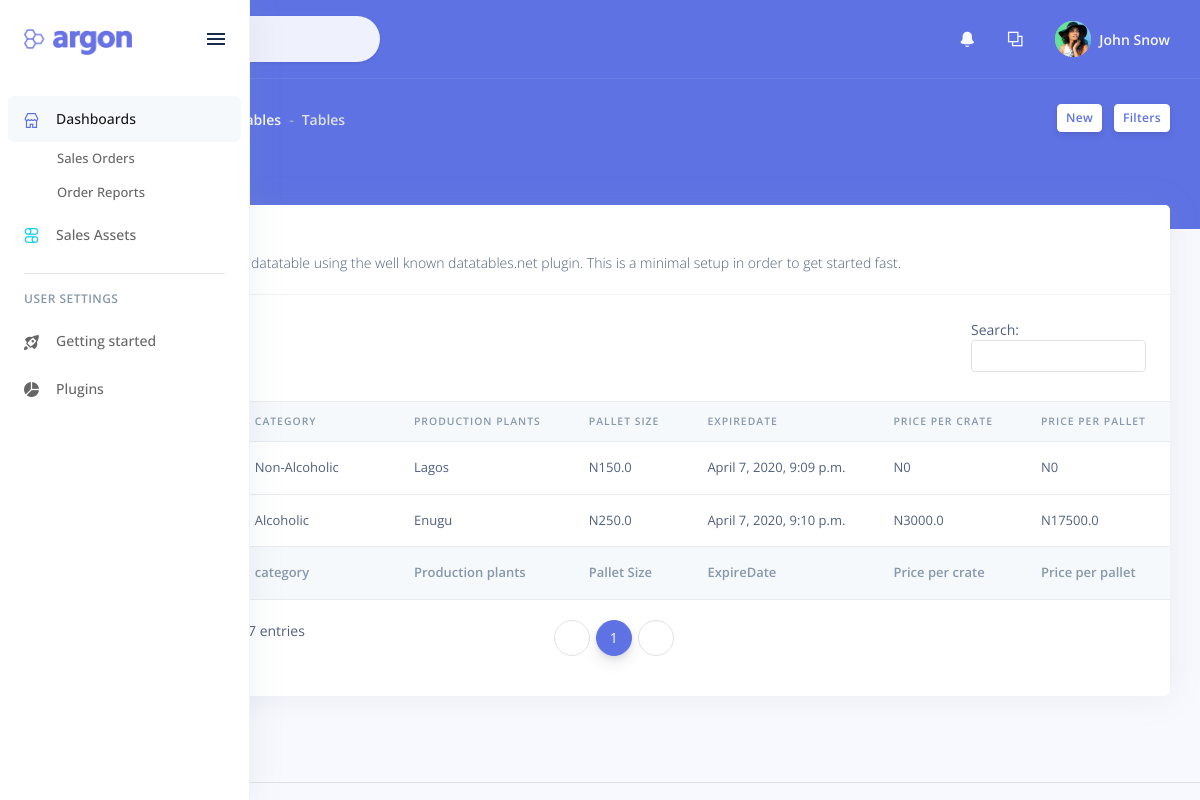
Before: /product/ with the older database file.
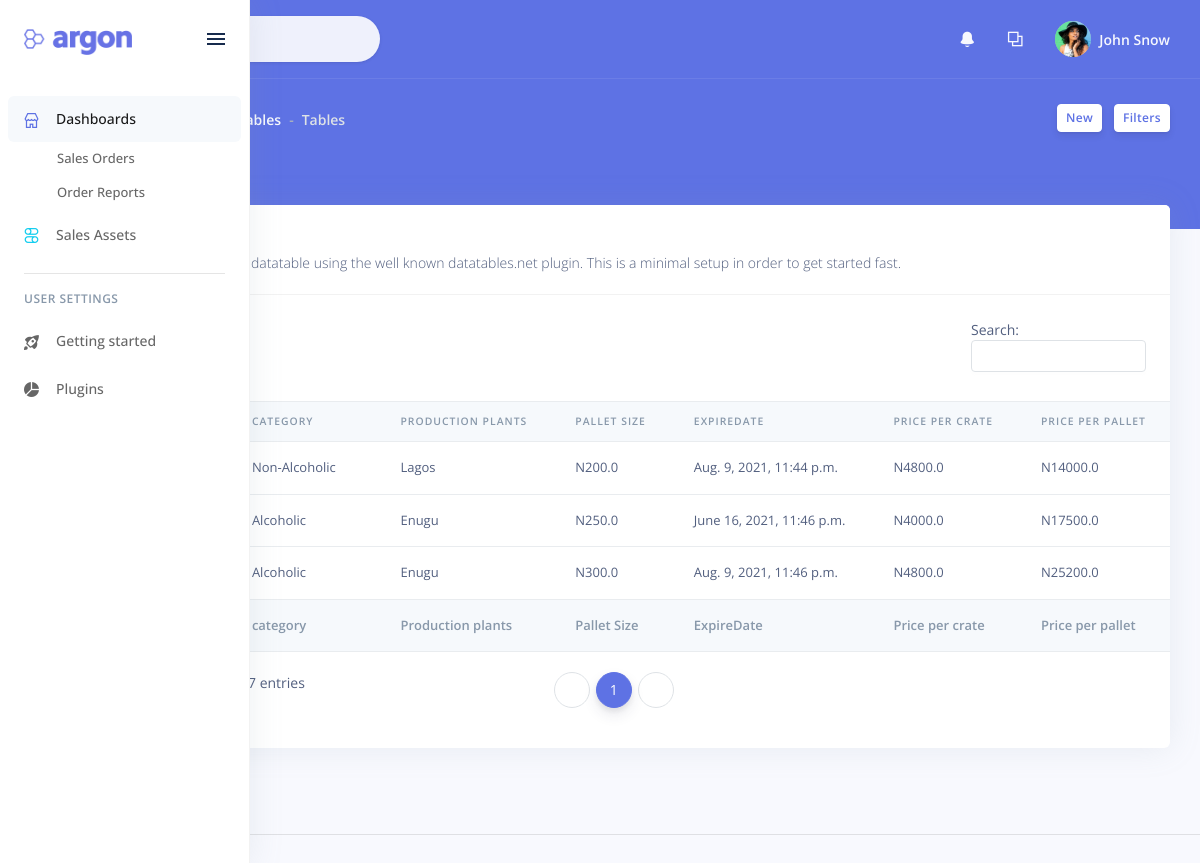
After: the same page with the newer database file.
### reports/models.py (models this page shows, shortened)
class Product(models.Model):
    CATEGORY = (
        ('Non-Alcoholic', 'Non-Alcholic'),
        ('Alcoholic', 'Alcholic'),
    )
    product_id = models.CharField(null=True, blank=True, max_length=50)
    name = models.CharField(max_length=200, null=True)
    production_plant = models.CharField(max_length=200, null=True)
    price = models.FloatField(null=True)
    category = models.CharField(max_length=200, null=True, choices=CATEGORY)
    description = models.CharField(max_length=200, null=True)
    carton_size = models.IntegerField(blank=True, null=True)
    pallet_size = models.IntegerField(blank=True, null=True)
    date_created = models.DateTimeField(auto_now_add=True, null=True)
    expire_date = models.DateTimeField(auto_now_add=False, null=True)
    tags = models.ManyToManyField(Tag)
    class Meta:
        verbose_name = 'Product'
        verbose_name_plural = 'Products'
    @property
    def carton_prize(self):
        if self.carton_size:
            return product_size_price_calculator(self.price, self.carton_size)
        return "0"
    @property
    def pallet_prize(self):
        if self.pallet_size:
            return product_size_price_calculator(self.price, self.pallet_size)
        return "0"

### reports/views.py (the view)
# urls.py: path('product/', views.product_list, name='product_list'),
def product_list(request):
    products = Product.objects.all()
    return render(request, "reports/product_list.html", {'products': products})

### reports/models.py (called while the page is built)
def product_size_price_calculator(price, quantity):
    total_price = float(price)*float(quantity)
    return total_price

### reports/templates/reports/product_list.html (shortened to what the changed rows need)
{% extends 'layout.html' %}
{% block content %}
<div class="container-fluid mt--4">
    <div class="row">
        <div class="col">
            <div class="card">
                <div class="table-responsive py-4">
                    <div id="datatable-basic_wrapper" class="dataTables_wrapper dt-bootstrap4">
                        <div class="row">
                            <div class="col-sm-12">
                                <table class="table table-flush dataTable" id="datatable-basic" role="grid" aria-describedby="datatable-basic_info">
                                    <thead class="thead-light">
                                        <tr role="row">
                                            <th class="sorting_asc" tabindex="0" aria-controls="datatable-basic" rowspan="1" colspan="1" aria-sort="ascending" aria-label="Name: activate to sort column descending" style="width: 166px;">
                                            </th>
                                            <th class="sorting" tabindex="0" aria-controls="datatable-basic" rowspan="1" colspan="1" aria-label="category: activate to sort column ascending" style="width: 258px;">
                                                category
                                            </th>
                                            <th class="sorting" tabindex="0" aria-controls="datatable-basic" rowspan="1" colspan="1" aria-label="Production plants: activate to sort column ascending" style="width: 124px;">
                                                Production plants
                                            </th>
                                            <th class="sorting" tabindex="0" aria-controls="datatable-basic" rowspan="1" colspan="1" aria-label="Pallet Size: activate to sort column ascending" style="width: 52px;">
                                                Pallet Size
                                            </th>
                                            <th class="sorting" tabindex="0" aria-controls="datatable-basic" rowspan="1" colspan="1" aria-label="ExpireDate: activate to sort column ascending" style="width: 115px;">
                                                ExpireDate
                                            </th>
                                            <th class="sorting" tabindex="0" aria-controls="datatable-basic" rowspan="1" colspan="1" aria-label="Price per crate: activate to sort column ascending" style="width: 102px;">
                                                Price per crate
                                            </th>
                                            <th class="sorting" tabindex="0" aria-controls="datatable-basic" rowspan="1" colspan="1" aria-label="Price per pallet: activate to sort column ascending" style="width: 102px;">
                                                Price per pallet
                                            </th>
                                        </tr>
                                    </thead>
                                    <tfoot class="thead-light">
                                    <tr><th rowspan="1" colspan="1">Name</th><th rowspan="1" colspan="1">category</th><th rowspan="1" colspan="1">Production plants</th><th rowspan="1" colspan="1">Pallet Size</th><th rowspan="1" colspan="1">ExpireDate</th><th rowspan="1" colspan="1">Price per crate</th><th rowspan="1" colspan="1">Price per pallet</th></tr>
                                    </tfoot>
                                    <tbody>
                                        {% for product in products %}
                                            <tr role="row" class="odd">
                                                <td class="sorting_1">{{product.name}}</td>
                                                <td>{{product.category}}</td>
                                                <td>{{product.production_plant}}</td>
                                                <td>N{{product.price}}</td>
                                                <td>{{product.expire_date}}</td>
                                                <td>N{{product.carton_prize}}</td>
                                                <td>N{{product.pallet_prize}}</td>
                                            </tr>
                                        {% endfor %}
                                    </tbody>
                                </table>
                            </div>
                        </div>
                    </div>
                </div>
            </div>
        </div>
    </div>
</div>
<br>
{% endblock content %}

Changed rows visible on the page:
changed Product "Non-Alcoholic": price "150.0" → "200.0"; expire_date "April 7, 2020, 9:09 p.m." → "Aug. 9, 2021, 11:44 p.m."; carton_prize "0" → "4800.0"; pallet_prize "0" → "14000.0"
changed Product: expire_date "April 7, 2020, 9:10 p.m." → "June 16, 2021, 11:46 p.m."; carton_prize "3000.0" → "4000.0"
added Product: category "Alcoholic", production_plant "Enugu", price "300.0", expire_date "Aug. 9, 2021, 11:46 p.m.", carton_prize "4800.0", pallet_prize "25200.0"
